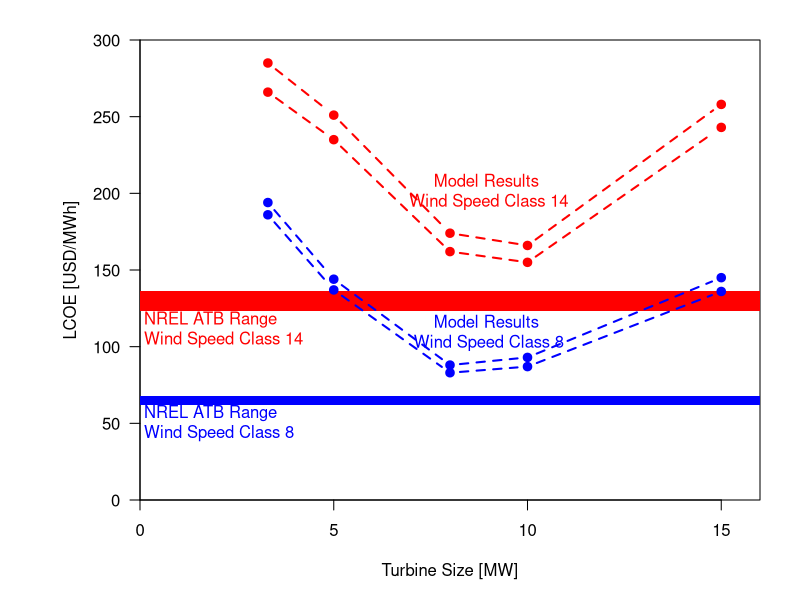

Generate this figure with R:
library(dplyr)
library(tidyverse)

T.Sizes <- c(3.3,5,8,10,15)

LCOE14.high <- c(285,251,174,166,258)
LCOE14.low <- c(266,235,162,155,243)
ATB14.high <- 136
ATB14.low <- 123

LCOE8.high <- c(194,144,88,93,145)
LCOE8.low <- c(186,137,83,87,136)
ATB8.high <- 68
ATB8.low <- 62

setEPS()
postscript("Figure 6.eps", width = 7.5, height = 5)
par(mar = c(5,7,2,2))
plot(x = T.Sizes, y = LCOE14.high, col = 'red', type = 'b', pch = 19, lwd = 2, lty = 2,
     xlab = "Turbine Size [MW]", ylab = "LCOE [USD/MWh]",
     xaxs = 'i', yaxs = 'i', las = 1, xlim = c(0,16), ylim = c(0,300))
points(x = T.Sizes, y = LCOE14.low, col ='red', type = 'b', pch = 19, lwd = 2, lty = 2)
polygon(x = c(0,0,16,16), y = c(ATB14.high, ATB14.low, ATB14.low, ATB14.high), 
        col = 'red', border = NA)
points(x = T.Sizes, y = LCOE8.high, col ='blue', type = 'b', pch = 19, lwd = 2, lty = 2)
points(x = T.Sizes, y = LCOE8.low, col ='blue', type = 'b', pch = 19, lwd = 2, lty = 2)
polygon(x = c(0,0,16,16), y = c(ATB8.high, ATB8.low, ATB8.low, ATB8.high), 
        col = 'blue', border = NA)
text(x=0.1,y=ATB14.low,"NREL ATB Range \nWind Speed Class 14", col = 'red',adj=c(0,1))
text(x=0.1,y=ATB8.low,"NREL ATB Range \nWind Speed Class 8", col = 'blue',adj=c(0,1))
text(x=9, y = 202, "Model Results \nWind Speed Class 14", col = 'red')#, adj = c(1,1))
text(x=9, y = 110, "Model Results \nWind Speed Class 8", col = 'blue')#, adj = c(0,1))

dev.off()
